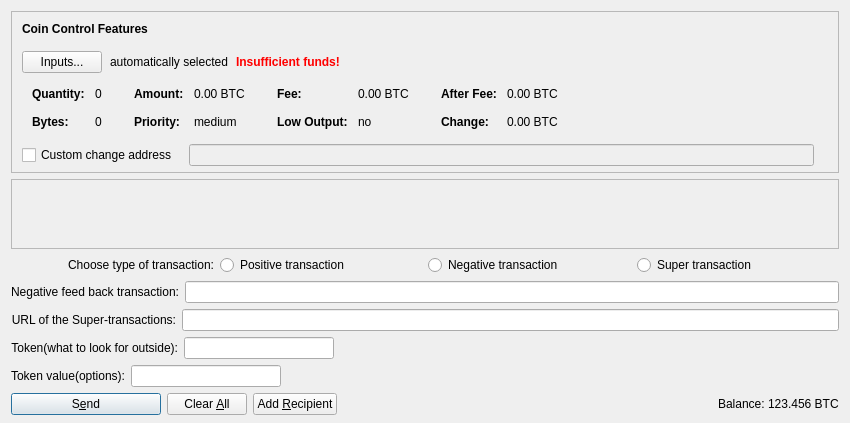
<?xml version="1.0" encoding="UTF-8"?>
<ui version="4.0">
 <class>SendCoinsDialog</class>
 <widget class="QDialog" name="SendCoinsDialog">
  <property name="geometry">
   <rect>
    <x>0</x>
    <y>0</y>
    <width>850</width>
    <height>400</height>
   </rect>
  </property>
  <property name="windowTitle">
   <string>Send Coins</string>
  </property>
  <layout class="QVBoxLayout" name="verticalLayout" stretch="0,1,0,0">
   <property name="bottomMargin">
    <number>8</number>
   </property>
   <item>
    <widget class="QFrame" name="frameCoinControl">
     <property name="sizePolicy">
      <sizepolicy hsizetype="Expanding" vsizetype="Expanding">
       <horstretch>0</horstretch>
       <verstretch>0</verstretch>
      </sizepolicy>
     </property>
     <property name="maximumSize">
      <size>
       <width>16777215</width>
       <height>16777215</height>
      </size>
     </property>
     <property name="frameShape">
      <enum>QFrame::StyledPanel</enum>
     </property>
     <property name="frameShadow">
      <enum>QFrame::Sunken</enum>
     </property>
     <layout class="QVBoxLayout" name="verticalLayoutCoinControl2">
      <property name="spacing">
       <number>0</number>
      </property>
      <property name="leftMargin">
       <number>0</number>
      </property>
      <property name="topMargin">
       <number>0</number>
      </property>
      <property name="rightMargin">
       <number>0</number>
      </property>
      <property name="bottomMargin">
       <number>6</number>
      </property>
      <item>
       <layout class="QVBoxLayout" name="verticalLayoutCoinControl" stretch="0,0,0,0,1">
        <property name="spacing">
         <number>0</number>
        </property>
        <property name="leftMargin">
         <number>10</number>
        </property>
        <property name="topMargin">
         <number>10</number>
        </property>
        <item>
         <layout class="QHBoxLayout" name="horizontalLayoutCoinControl1">
          <property name="bottomMargin">
           <number>15</number>
          </property>
          <item>
           <widget class="QLabel" name="labelCoinControlFeatures">
            <property name="sizePolicy">
             <sizepolicy hsizetype="Preferred" vsizetype="Maximum">
              <horstretch>0</horstretch>
              <verstretch>0</verstretch>
             </sizepolicy>
            </property>
            <property name="font">
             <font>
              <weight>75</weight>
              <bold>true</bold>
             </font>
            </property>
            <property name="styleSheet">
             <string notr="true">font-weight:bold;</string>
            </property>
            <property name="text">
             <string>Coin Control Features</string>
            </property>
           </widget>
          </item>
         </layout>
        </item>
        <item>
         <layout class="QHBoxLayout" name="horizontalLayoutCoinControl2" stretch="0,0,0,0">
          <property name="spacing">
           <number>8</number>
          </property>
          <property name="bottomMargin">
           <number>10</number>
          </property>
          <item>
           <widget class="QPushButton" name="pushButtonCoinControl">
            <property name="styleSheet">
             <string notr="true"/>
            </property>
            <property name="text">
             <string>Inputs...</string>
            </property>
           </widget>
          </item>
          <item>
           <widget class="QLabel" name="labelCoinControlAutomaticallySelected">
            <property name="text">
             <string>automatically selected</string>
            </property>
            <property name="margin">
             <number>5</number>
            </property>
           </widget>
          </item>
          <item>
           <widget class="QLabel" name="labelCoinControlInsuffFunds">
            <property name="font">
             <font>
              <weight>75</weight>
              <bold>true</bold>
             </font>
            </property>
            <property name="styleSheet">
             <string notr="true">color:red;font-weight:bold;</string>
            </property>
            <property name="text">
             <string>Insufficient funds!</string>
            </property>
            <property name="margin">
             <number>5</number>
            </property>
           </widget>
          </item>
          <item>
           <spacer name="horizontalSpacerCoinControl">
            <property name="orientation">
             <enum>Qt::Horizontal</enum>
            </property>
            <property name="sizeHint" stdset="0">
             <size>
              <width>40</width>
              <height>1</height>
             </size>
            </property>
           </spacer>
          </item>
         </layout>
        </item>
        <item>
         <widget class="QWidget" name="widgetCoinControl" native="true">
          <property name="sizePolicy">
           <sizepolicy hsizetype="Preferred" vsizetype="Preferred">
            <horstretch>0</horstretch>
            <verstretch>0</verstretch>
           </sizepolicy>
          </property>
          <property name="minimumSize">
           <size>
            <width>0</width>
            <height>0</height>
           </size>
          </property>
          <property name="styleSheet">
           <string notr="true"/>
          </property>
          <layout class="QHBoxLayout" name="horizontalLayoutCoinControl5">
           <property name="margin">
            <number>0</number>
           </property>
           <item>
            <layout class="QHBoxLayout" name="horizontalLayoutCoinControl3" stretch="0,0,0,1">
             <property name="spacing">
              <number>20</number>
             </property>
             <property name="topMargin">
              <number>0</number>
             </property>
             <property name="bottomMargin">
              <number>10</number>
             </property>
             <item>
              <layout class="QFormLayout" name="formLayoutCoinControl1">
               <property name="horizontalSpacing">
                <number>10</number>
               </property>
               <property name="verticalSpacing">
                <number>14</number>
               </property>
               <property name="leftMargin">
                <number>10</number>
               </property>
               <property name="topMargin">
                <number>4</number>
               </property>
               <property name="rightMargin">
                <number>6</number>
               </property>
               <item row="0" column="0">
                <widget class="QLabel" name="labelCoinControlQuantityText">
                 <property name="font">
                  <font>
                   <weight>75</weight>
                   <bold>true</bold>
                  </font>
                 </property>
                 <property name="text">
                  <string>Quantity:</string>
                 </property>
                 <property name="margin">
                  <number>0</number>
                 </property>
                </widget>
               </item>
               <item row="0" column="1">
                <widget class="QLabel" name="labelCoinControlQuantity">
                 <property name="cursor">
                  <cursorShape>IBeamCursor</cursorShape>
                 </property>
                 <property name="contextMenuPolicy">
                  <enum>Qt::ActionsContextMenu</enum>
                 </property>
                 <property name="text">
                  <string notr="true">0</string>
                 </property>
                 <property name="margin">
                  <number>0</number>
                 </property>
                 <property name="textInteractionFlags">
                  <set>Qt::LinksAccessibleByMouse|Qt::TextSelectableByKeyboard|Qt::TextSelectableByMouse</set>
                 </property>
                </widget>
               </item>
               <item row="1" column="0">
                <widget class="QLabel" name="labelCoinControlBytesText">
                 <property name="font">
                  <font>
                   <weight>75</weight>
                   <bold>true</bold>
                  </font>
                 </property>
                 <property name="text">
                  <string>Bytes:</string>
                 </property>
                </widget>
               </item>
               <item row="1" column="1">
                <widget class="QLabel" name="labelCoinControlBytes">
                 <property name="cursor">
                  <cursorShape>IBeamCursor</cursorShape>
                 </property>
                 <property name="contextMenuPolicy">
                  <enum>Qt::ActionsContextMenu</enum>
                 </property>
                 <property name="text">
                  <string notr="true">0</string>
                 </property>
                 <property name="textInteractionFlags">
                  <set>Qt::LinksAccessibleByMouse|Qt::TextSelectableByKeyboard|Qt::TextSelectableByMouse</set>
                 </property>
                </widget>
               </item>
              </layout>
             </item>
             <item>
              <layout class="QFormLayout" name="formLayoutCoinControl2">
               <property name="horizontalSpacing">
                <number>10</number>
               </property>
               <property name="verticalSpacing">
                <number>14</number>
               </property>
               <property name="leftMargin">
                <number>6</number>
               </property>
               <property name="topMargin">
                <number>4</number>
               </property>
               <property name="rightMargin">
                <number>6</number>
               </property>
               <item row="0" column="0">
                <widget class="QLabel" name="labelCoinControlAmountText">
                 <property name="font">
                  <font>
                   <weight>75</weight>
                   <bold>true</bold>
                  </font>
                 </property>
                 <property name="text">
                  <string>Amount:</string>
                 </property>
                 <property name="margin">
                  <number>0</number>
                 </property>
                </widget>
               </item>
               <item row="0" column="1">
                <widget class="QLabel" name="labelCoinControlAmount">
                 <property name="cursor">
                  <cursorShape>IBeamCursor</cursorShape>
                 </property>
                 <property name="contextMenuPolicy">
                  <enum>Qt::ActionsContextMenu</enum>
                 </property>
                 <property name="text">
                  <string notr="true">0.00 BTC</string>
                 </property>
                 <property name="textInteractionFlags">
                  <set>Qt::LinksAccessibleByMouse|Qt::TextSelectableByKeyboard|Qt::TextSelectableByMouse</set>
                 </property>
                </widget>
               </item>
               <item row="1" column="0">
                <widget class="QLabel" name="labelCoinControlPriorityText">
                 <property name="font">
                  <font>
                   <weight>75</weight>
                   <bold>true</bold>
                  </font>
                 </property>
                 <property name="text">
                  <string>Priority:</string>
                 </property>
                </widget>
               </item>
               <item row="1" column="1">
                <widget class="QLabel" name="labelCoinControlPriority">
                 <property name="cursor">
                  <cursorShape>IBeamCursor</cursorShape>
                 </property>
                 <property name="contextMenuPolicy">
                  <enum>Qt::ActionsContextMenu</enum>
                 </property>
                 <property name="text">
                  <string notr="true">medium</string>
                 </property>
                 <property name="textInteractionFlags">
                  <set>Qt::LinksAccessibleByMouse|Qt::TextSelectableByKeyboard|Qt::TextSelectableByMouse</set>
                 </property>
                </widget>
               </item>
              </layout>
             </item>
             <item>
              <layout class="QFormLayout" name="formLayoutCoinControl3">
               <property name="horizontalSpacing">
                <number>10</number>
               </property>
               <property name="verticalSpacing">
                <number>14</number>
               </property>
               <property name="leftMargin">
                <number>6</number>
               </property>
               <property name="topMargin">
                <number>4</number>
               </property>
               <property name="rightMargin">
                <number>6</number>
               </property>
               <item row="0" column="0">
                <widget class="QLabel" name="labelCoinControlFeeText">
                 <property name="font">
                  <font>
                   <weight>75</weight>
                   <bold>true</bold>
                  </font>
                 </property>
                 <property name="text">
                  <string>Fee:</string>
                 </property>
                 <property name="margin">
                  <number>0</number>
                 </property>
                </widget>
               </item>
               <item row="0" column="1">
                <widget class="QLabel" name="labelCoinControlFee">
                 <property name="cursor">
                  <cursorShape>IBeamCursor</cursorShape>
                 </property>
                 <property name="contextMenuPolicy">
                  <enum>Qt::ActionsContextMenu</enum>
                 </property>
                 <property name="text">
                  <string notr="true">0.00 BTC</string>
                 </property>
                 <property name="textInteractionFlags">
                  <set>Qt::LinksAccessibleByMouse|Qt::TextSelectableByKeyboard|Qt::TextSelectableByMouse</set>
                 </property>
                </widget>
               </item>
               <item row="1" column="0">
                <widget class="QLabel" name="labelCoinControlLowOutputText">
                 <property name="font">
                  <font>
                   <weight>75</weight>
                   <bold>true</bold>
                  </font>
                 </property>
                 <property name="text">
                  <string>Low Output:</string>
                 </property>
                </widget>
               </item>
               <item row="1" column="1">
                <widget class="QLabel" name="labelCoinControlLowOutput">
                 <property name="cursor">
                  <cursorShape>IBeamCursor</cursorShape>
                 </property>
                 <property name="contextMenuPolicy">
                  <enum>Qt::ActionsContextMenu</enum>
                 </property>
                 <property name="text">
                  <string notr="true">no</string>
                 </property>
                 <property name="textInteractionFlags">
                  <set>Qt::LinksAccessibleByMouse|Qt::TextSelectableByKeyboard|Qt::TextSelectableByMouse</set>
                 </property>
                </widget>
               </item>
              </layout>
             </item>
             <item>
              <layout class="QFormLayout" name="formLayoutCoinControl4">
               <property name="horizontalSpacing">
                <number>10</number>
               </property>
               <property name="verticalSpacing">
                <number>14</number>
               </property>
               <property name="leftMargin">
                <number>6</number>
               </property>
               <property name="topMargin">
                <number>4</number>
               </property>
               <property name="rightMargin">
                <number>6</number>
               </property>
               <item row="0" column="0">
                <widget class="QLabel" name="labelCoinControlAfterFeeText">
                 <property name="font">
                  <font>
                   <weight>75</weight>
                   <bold>true</bold>
                  </font>
                 </property>
                 <property name="text">
                  <string>After Fee:</string>
                 </property>
                 <property name="margin">
                  <number>0</number>
                 </property>
                </widget>
               </item>
               <item row="0" column="1">
                <widget class="QLabel" name="labelCoinControlAfterFee">
                 <property name="cursor">
                  <cursorShape>IBeamCursor</cursorShape>
                 </property>
                 <property name="contextMenuPolicy">
                  <enum>Qt::ActionsContextMenu</enum>
                 </property>
                 <property name="text">
                  <string notr="true">0.00 BTC</string>
                 </property>
                 <property name="textInteractionFlags">
                  <set>Qt::LinksAccessibleByMouse|Qt::TextSelectableByKeyboard|Qt::TextSelectableByMouse</set>
                 </property>
                </widget>
               </item>
               <item row="1" column="0">
                <widget class="QLabel" name="labelCoinControlChangeText">
                 <property name="font">
                  <font>
                   <weight>75</weight>
                   <bold>true</bold>
                  </font>
                 </property>
                 <property name="text">
                  <string>Change:</string>
                 </property>
                </widget>
               </item>
               <item row="1" column="1">
                <widget class="QLabel" name="labelCoinControlChange">
                 <property name="cursor">
                  <cursorShape>IBeamCursor</cursorShape>
                 </property>
                 <property name="contextMenuPolicy">
                  <enum>Qt::ActionsContextMenu</enum>
                 </property>
                 <property name="text">
                  <string notr="true">0.00 BTC</string>
                 </property>
                 <property name="textInteractionFlags">
                  <set>Qt::LinksAccessibleByMouse|Qt::TextSelectableByKeyboard|Qt::TextSelectableByMouse</set>
                 </property>
                </widget>
               </item>
              </layout>
             </item>
            </layout>
           </item>
          </layout>
         </widget>
        </item>
        <item>
         <layout class="QHBoxLayout" name="horizontalLayoutCoinControl4" stretch="0,0,0">
          <property name="spacing">
           <number>12</number>
          </property>
          <property name="sizeConstraint">
           <enum>QLayout::SetDefaultConstraint</enum>
          </property>
          <property name="topMargin">
           <number>5</number>
          </property>
          <property name="rightMargin">
           <number>5</number>
          </property>
          <item>
           <widget class="QCheckBox" name="checkBoxCoinControlChange">
            <property name="toolTip">
             <string>If this is activated, but the change address is empty or invalid, change will be sent to a newly generated address.</string>
            </property>
            <property name="text">
             <string>Custom change address</string>
            </property>
           </widget>
          </item>
          <item>
           <widget class="QValidatedLineEdit" name="lineEditCoinControlChange">
            <property name="enabled">
             <bool>false</bool>
            </property>
            <property name="sizePolicy">
             <sizepolicy hsizetype="Expanding" vsizetype="Fixed">
              <horstretch>0</horstretch>
              <verstretch>0</verstretch>
             </sizepolicy>
            </property>
           </widget>
          </item>
          <item>
           <widget class="QLabel" name="labelCoinControlChangeLabel">
            <property name="sizePolicy">
             <sizepolicy hsizetype="Preferred" vsizetype="Expanding">
              <horstretch>0</horstretch>
              <verstretch>0</verstretch>
             </sizepolicy>
            </property>
            <property name="minimumSize">
             <size>
              <width>0</width>
              <height>0</height>
             </size>
            </property>
            <property name="text">
             <string/>
            </property>
            <property name="margin">
             <number>3</number>
            </property>
           </widget>
          </item>
         </layout>
        </item>
        <item>
         <spacer name="verticalSpacerCoinControl">
          <property name="orientation">
           <enum>Qt::Vertical</enum>
          </property>
          <property name="sizeHint" stdset="0">
           <size>
            <width>800</width>
            <height>1</height>
           </size>
          </property>
         </spacer>
        </item>
       </layout>
      </item>
     </layout>
    </widget>
   </item>
   <item>
    <widget class="QScrollArea" name="scrollArea">
     <property name="widgetResizable">
      <bool>true</bool>
     </property>
     <widget class="QWidget" name="scrollAreaWidgetContents">
      <property name="geometry">
       <rect>
        <x>0</x>
        <y>0</y>
        <width>830</width>
        <height>86</height>
       </rect>
      </property>
      <layout class="QVBoxLayout" name="verticalLayout_2" stretch="0,1">
       <property name="margin">
        <number>0</number>
       </property>
       <item>
        <layout class="QVBoxLayout" name="entries">
         <property name="spacing">
          <number>6</number>
         </property>
        </layout>
       </item>
       <item>
        <spacer name="verticalSpacer">
         <property name="orientation">
          <enum>Qt::Vertical</enum>
         </property>
         <property name="sizeHint" stdset="0">
          <size>
           <width>20</width>
           <height>40</height>
          </size>
         </property>
        </spacer>
       </item>
      </layout>
     </widget>
    </widget>
   </item>
   
   <item>
    <layout class="QHBoxLayout" name="horizontalLayout_31">
     <item>
      <widget class="QLabel" name="TXChooseLabel">
       <property name="text">
        <string>Choose type of transaction:</string>
       </property>
       <property name="alignment">
        <set>Qt::AlignRight|Qt::AlignTrailing|Qt::AlignVCenter</set>
       </property>
       <property name="buddy">
        <cstring>TX Choose</cstring>
       </property>
      </widget>
     </item>
	  <item>
	  
		<widget class="QRadioButton" name="PositiveTransaction">
		 <property name="text">
		  <string>Positive transaction</string>
		 </property>
		</widget>
	   </item>
	   <item>
		<widget class="QRadioButton" name="NegativeTransaction">
		 <property name="text">
		  <string>Negative transaction</string>
		 </property>
		</widget>
	   </item>
	   <item>
		<widget class="QRadioButton" name="SuperTransaction">
		 <property name="text">
		  <string>Super transaction</string>
		 </property>
		</widget>
	   </item>
    </layout>
   </item>
    
	<item>
		<layout class="QHBoxLayout" name="horizontalLayout_32">
			<item>
			  <widget class="QLabel" name="feedback1Label">
			   <property name="text">
				<string>Negative feed back transaction:</string>
			   </property>
			   <property name="alignment">
				<set>Qt::AlignRight|Qt::AlignTrailing|Qt::AlignVCenter</set>
			   </property>
			   <property name="buddy">
				<cstring>Negative feed back transaction</cstring>
			   </property>
			  </widget>
			 </item>
			 <item>
			  <widget class="QLineEdit" name="feedbackLabel">
			   <property name="toolTip">
				<string>Enter negative feed back of transaction</string>
			   </property>
			  </widget>
			</item>
		</layout>
	</item>
	
	<item>
		<layout class="QHBoxLayout" name="horizontalLayout_33">
			<item>
			  <widget class="QLabel" name="super1Label">
			   <property name="text">
				<string>URL of the Super-transactions:</string>
			   </property>
			   <property name="alignment">
				<set>Qt::AlignRight|Qt::AlignTrailing|Qt::AlignVCenter</set>
			   </property>
			   <property name="buddy">
				<cstring>the Super-transactions</cstring>
			   </property>
			  </widget>
			 </item>
			 <item>
			  <widget class="QLineEdit" name="superLabel">
			   <property name="toolTip">
				<string>Enter URL-point(http://..../api..) for exchange super transaction</string>
			   </property>
			  </widget>
			 </item>
		</layout>
	</item>	
	
	<item>
		<layout class="QHBoxLayout" name="horizontalLayout_34">
			 <item>
			  <widget class="QLabel" name="token1Label">
			   <property name="text">
				<string>Token(what to look for outside):</string>
			   </property>
			   <property name="alignment">
				<set>Qt::AlignRight|Qt::AlignTrailing|Qt::AlignVCenter</set>
			   </property>
			   <property name="buddy">
				<cstring>tokenLabel</cstring>
			   </property>
			  </widget>
			 </item>
			 <item>
			  <widget class="QLineEdit" name="tokenLabel">
			   <property name="toolTip">
				<string>Enter a token</string>
			   </property>
			   <property name="minimumSize">
					<size>
					 <width>150</width>
					 <height>0</height>
					</size>
				   </property>
				   <property name="maximumSize">
					<size>
					 <width>150</width>
					 <height>16777215</height>
					</size>
				   </property>
			  </widget>
			  </item>
			  <item>
			  <spacer name="horizontalSpacer">
			   <property name="orientation">
				<enum>Qt::Horizontal</enum>
			   </property>
			   <property name="sizeHint" stdset="0">
				<size>
				 <width>40</width>
				 <height>20</height>
				</size>
			   </property>
			  </spacer>
			 </item>
		</layout>
	</item>
	
	<item>
		<layout class="QHBoxLayout" name="horizontalLayout_35">	
			 <item>
			  <widget class="QLabel" name="tvalue1Label">
			   <property name="text">
				<string>Token value(options):</string>
			   </property>
			   <property name="alignment">
				<set>Qt::AlignRight|Qt::AlignTrailing|Qt::AlignVCenter</set>
			   </property>
			   <property name="buddy">
				<cstring>tvalueLabel</cstring>
			   </property>
			  </widget>
			 </item>
			 <item>
			  <widget class="QLineEdit" name="tvalueLabel">
			   <property name="minimumSize">
					<size>
					 <width>150</width>
					 <height>0</height>
					</size>
				   </property>
				   <property name="maximumSize">
					<size>
					 <width>150</width>
					 <height>16777215</height>
					</size>
				   </property>
			  </widget>
			 </item>
			 <item>
			  <spacer name="horizontalSpacer">
			   <property name="orientation">
				<enum>Qt::Horizontal</enum>
			   </property>
			   <property name="sizeHint" stdset="0">
				<size>
				 <width>40</width>
				 <height>20</height>
				</size>
			   </property>
			  </spacer>
			 </item>	
		</layout>
	</item>
	
	<item>
    <layout class="QHBoxLayout" name="horizontalLayout">
     <item>
      <widget class="QPushButton" name="sendButton">
       <property name="minimumSize">
        <size>
         <width>150</width>
         <height>0</height>
        </size>
       </property>
       <property name="toolTip">
        <string>Confirm the send action</string>
       </property>
       <property name="text">
        <string>S&amp;end</string>
       </property>
       <property name="icon">
        <iconset resource="../bitcoin.qrc">
         <normaloff>:/icons/send</normaloff>:/icons/send</iconset>
       </property>
       <property name="default">
        <bool>true</bool>
       </property>
      </widget>
     </item>
     <item>
      <widget class="QPushButton" name="clearButton">
       <property name="sizePolicy">
        <sizepolicy hsizetype="Minimum" vsizetype="Fixed">
         <horstretch>0</horstretch>
         <verstretch>0</verstretch>
        </sizepolicy>
       </property>
       <property name="toolTip">
        <string>Clear all fields of the form.</string>
       </property>
       <property name="text">
        <string>Clear &amp;All</string>
       </property>
       <property name="icon">
        <iconset resource="../bitcoin.qrc">
         <normaloff>:/icons/remove</normaloff>:/icons/remove</iconset>
       </property>
       <property name="autoRepeatDelay">
        <number>300</number>
       </property>
       <property name="autoDefault">
        <bool>false</bool>
       </property>
      </widget>
     </item>
     <item>
      <widget class="QPushButton" name="addButton">
       <property name="toolTip">
        <string>Send to multiple recipients at once</string>
       </property>
       <property name="text">
        <string>Add &amp;Recipient</string>
       </property>
       <property name="icon">
        <iconset resource="../bitcoin.qrc">
         <normaloff>:/icons/add</normaloff>:/icons/add</iconset>
       </property>
       <property name="autoDefault">
        <bool>false</bool>
       </property>
      </widget>
     </item>
     <item>
      <spacer name="horizontalSpacer">
       <property name="orientation">
        <enum>Qt::Horizontal</enum>
       </property>
       <property name="sizeHint" stdset="0">
        <size>
         <width>40</width>
         <height>20</height>
        </size>
       </property>
      </spacer>
     </item>
     <item>
      <layout class="QHBoxLayout" name="horizontalLayout_2">
       <property name="spacing">
        <number>3</number>
       </property>
       <item>
        <widget class="QLabel" name="label">
         <property name="sizePolicy">
          <sizepolicy hsizetype="Preferred" vsizetype="Fixed">
           <horstretch>0</horstretch>
           <verstretch>0</verstretch>
          </sizepolicy>
         </property>
         <property name="text">
          <string>Balance:</string>
         </property>
        </widget>
       </item>
       <item>
        <widget class="QLabel" name="labelBalance">
         <property name="sizePolicy">
          <sizepolicy hsizetype="Preferred" vsizetype="Fixed">
           <horstretch>0</horstretch>
           <verstretch>0</verstretch>
          </sizepolicy>
         </property>
         <property name="cursor">
          <cursorShape>IBeamCursor</cursorShape>
         </property>
         <property name="text">
          <string notr="true">123.456 BTC</string>
         </property>
         <property name="textInteractionFlags">
          <set>Qt::LinksAccessibleByMouse|Qt::TextSelectableByKeyboard|Qt::TextSelectableByMouse</set>
         </property>
        </widget>
       </item>
      </layout>
     </item>
    </layout>
   </item>
  </layout>
 </widget>
 <customwidgets>
  <customwidget>
   <class>QValidatedLineEdit</class>
   <extends>QLineEdit</extends>
   <header>qvalidatedlineedit.h</header>
  </customwidget>
 </customwidgets>
 <resources>
  <include location="../bitcoin.qrc"/>
 </resources>
 <connections/>
</ui>
